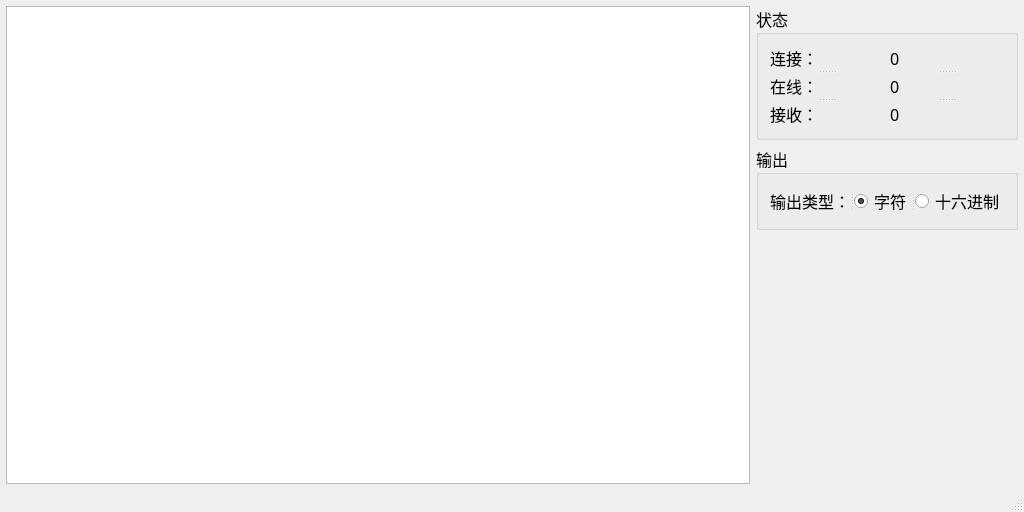
<?xml version="1.0" encoding="UTF-8"?>
<ui version="4.0">
 <class>MainWindow</class>
 <widget class="QMainWindow" name="MainWindow">
  <property name="geometry">
   <rect>
    <x>0</x>
    <y>0</y>
    <width>1024</width>
    <height>512</height>
   </rect>
  </property>
  <property name="font">
   <font>
    <family>微软雅黑</family>
    <pointsize>12</pointsize>
   </font>
  </property>
  <property name="windowTitle">
   <string>Sepuer ‘s Server</string>
  </property>
  <widget class="QWidget" name="centralWidget">
   <layout class="QHBoxLayout" name="horizontalLayout_2" stretch="3,0">
    <property name="leftMargin">
     <number>6</number>
    </property>
    <property name="topMargin">
     <number>6</number>
    </property>
    <property name="rightMargin">
     <number>6</number>
    </property>
    <property name="bottomMargin">
     <number>6</number>
    </property>
    <item>
     <widget class="QPlainTextEdit" name="pteOutput"/>
    </item>
    <item>
     <layout class="QVBoxLayout" name="verticalLayout_2" stretch="2,1,5">
      <item>
       <widget class="QGroupBox" name="groupBox">
        <property name="title">
         <string>状态</string>
        </property>
        <layout class="QHBoxLayout" name="horizontalLayout">
         <item>
          <widget class="QSplitter" name="splitter_2">
           <property name="layoutDirection">
            <enum>Qt::LeftToRight</enum>
           </property>
           <property name="orientation">
            <enum>Qt::Vertical</enum>
           </property>
           <widget class="QLabel" name="label">
            <property name="text">
             <string>连接：</string>
            </property>
           </widget>
           <widget class="QLabel" name="label_2">
            <property name="text">
             <string>在线：</string>
            </property>
           </widget>
           <widget class="QLabel" name="label_3">
            <property name="text">
             <string>接收：</string>
            </property>
           </widget>
          </widget>
         </item>
         <item>
          <widget class="QSplitter" name="splitter_3">
           <property name="orientation">
            <enum>Qt::Vertical</enum>
           </property>
           <widget class="QLabel" name="lbConnSum">
            <property name="text">
             <string>0</string>
            </property>
           </widget>
           <widget class="QLabel" name="lbOnline">
            <property name="text">
             <string>0</string>
            </property>
           </widget>
           <widget class="QLabel" name="lbRecvSum">
            <property name="text">
             <string>0</string>
            </property>
           </widget>
          </widget>
         </item>
        </layout>
       </widget>
      </item>
      <item>
       <widget class="QGroupBox" name="groupBox_2">
        <property name="title">
         <string>输出</string>
        </property>
        <layout class="QVBoxLayout" name="verticalLayout">
         <item>
          <widget class="QSplitter" name="splitter">
           <property name="orientation">
            <enum>Qt::Horizontal</enum>
           </property>
           <widget class="QLabel" name="label_4">
            <property name="text">
             <string>输出类型：</string>
            </property>
           </widget>
           <widget class="QRadioButton" name="rbStr">
            <property name="text">
             <string>字符</string>
            </property>
            <property name="checked">
             <bool>true</bool>
            </property>
           </widget>
           <widget class="QRadioButton" name="rbHex">
            <property name="text">
             <string>十六进制</string>
            </property>
           </widget>
          </widget>
         </item>
        </layout>
       </widget>
      </item>
      <item>
       <spacer name="verticalSpacer">
        <property name="orientation">
         <enum>Qt::Vertical</enum>
        </property>
        <property name="sizeHint" stdset="0">
         <size>
          <width>20</width>
          <height>238</height>
         </size>
        </property>
       </spacer>
      </item>
     </layout>
    </item>
   </layout>
  </widget>
  <widget class="QStatusBar" name="statusBar">
   <property name="font">
    <font>
     <family>微软雅黑</family>
     <pointsize>9</pointsize>
    </font>
   </property>
  </widget>
 </widget>
 <layoutdefault spacing="6" margin="11"/>
 <resources/>
 <connections/>
</ui>
